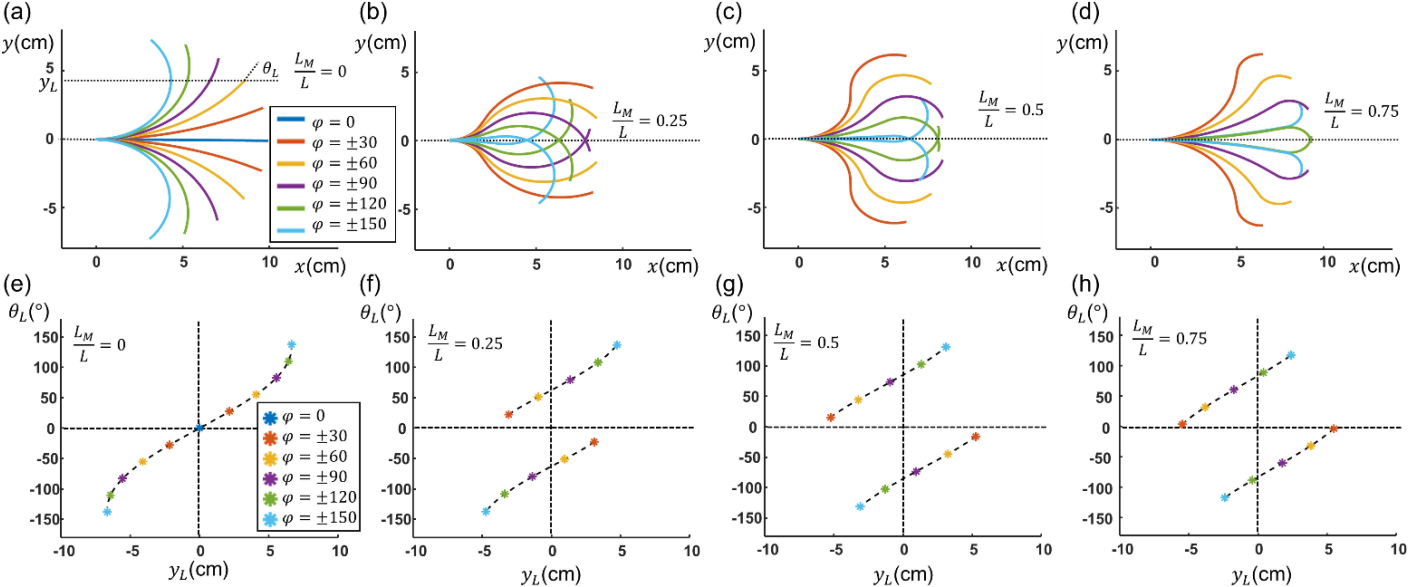
#> input picture data/force_model/fig_embed_0.jpeg, 4227 x 1761 px (shown at 1/3 size)
$ python digitize_fig3_paper.py
#> lines starting #> are read from the running program, lines starting #| are printed output that depends on the picture; after the words box and inside, x2 and y2 are one past the last pixel; in counts of white or black regions, pixels touching at a corner belong together
"""Fig.3(e)-(h) 전체 패널에서 축 라벨 텍스트 블롭으로 픽셀<->데이터 캘리브레이션을 구하고,
6가지 phi색상 마커의 중심좌표를 검출해 (LM/L, phi) -> (yL_cm, thetaL_deg) 테이블을 만든다."""
import json
import numpy as np
from PIL import Image
from scipy import ndimage

SRC = Image.open("../../data/force_model/fig_embed_0.jpeg").convert("RGB")
#> SRC is the input picture: PIL image 4227x1761 RGB; mean R, G, B 245.2, 244.9, 244.3
W, H = SRC.size
#> W = 4227; H = 1761

COLORS = {
    0:   (0, 114, 189),
    30:  (217, 83, 25),
    60:  (237, 177, 32),
    90:  (126, 47, 142),
    120: (119, 172, 48),
    150: (77, 190, 238),
}

# 좌측 축 세로선(spine)의 절대 x픽셀 위치(연속run 검출로 실측, _find_spine.py 결과)
SPINES = {0.0: 182, 0.25: 1239, 0.5: 2293, 0.75: 3359}

# spine 기준으로 모든 패널에 동일한 상대 배치 적용: spine이 crop 내 rel=150에 오도록
PANEL_CROPS = {ratio: (sp - 150, 850, sp + 900, 1761) for ratio, sp in SPINES.items()}

Y_VALUES = [150, 100, 50, 0, -50, -100, -150]
X_VALUES = [-10, -5, 0, 5, 10]


def blobs(mask, min_size, dilate=8):
    d = ndimage.binary_dilation(mask, iterations=dilate)
    labeled, n = ndimage.label(d)
    out = []
    for i in range(1, n + 1):
        ys, xs = np.where(labeled == i)
        if len(ys) < min_size:
            continue
        out.append((ys.mean(), xs.mean(), len(ys)))
    return out


def calibrate_axes(arr):
    """crop 배열(H,W,3) 안에서 y축(좌측 0~85열), x축(하단 750~800행) 라벨을 찾아 선형변환 계수 반환."""
    gray = arr.mean(axis=2)
    dark = gray < 140

    # y축: spine(rel=150) 기준 좌측(20~130) 스트립. title 텍스트 섞여 나오면 마지막 7개만 채택
    sub_y = dark[90:730, 20:130]
    cy = blobs(sub_y, min_size=15)
    cy.sort(key=lambda c: c[0])
    if len(cy) > len(Y_VALUES):
        cy = cy[-len(Y_VALUES):]
    assert len(cy) == len(Y_VALUES), f"y라벨 개수 불일치: {len(cy)}"
    rows = np.array([c[0] + 90 for c in cy])
    # 선형회귀: value = a*row + b
    a_y, b_y = np.polyfit(rows, Y_VALUES, 1)

    # x축: 하단 스트립(크롭 전체 폭). 큰 이상치(대시선과 겹친 '0') 제외
    sub_x = dark[750:800, :]
    cx = blobs(sub_x, min_size=15)
    cx = [c for c in cx if c[2] < 5000]
    cx.sort(key=lambda c: c[1])
    assert len(cx) == len(X_VALUES), f"x라벨 개수 불일치: {len(cx)} {cx}"
    cols = np.array([c[1] + 0 for c in cx])
    a_x, b_x = np.polyfit(cols, X_VALUES, 1)

    return (a_x, b_x), (a_y, b_y)


def extract_markers(arr, xcal, ycal, exclude_box=None):
    """exclude_box: (row0,row1,col0,col1) - 이 사각형 안의 픽셀은 범례 아이콘으로 간주하고 제외."""
    a_x, b_x = xcal
    a_y, b_y = ycal
    rgb = arr.astype(np.int16)
    found = {}
    for phi_mag, color in COLORS.items():
        dist = np.sqrt(((rgb - np.array(color)) ** 2).sum(axis=2))
        mask = dist < 45
        if exclude_box is not None:
            r0, r1, c0, c1 = exclude_box
            mask[r0:r1, c0:c1] = False
        comps = blobs(mask, min_size=60, dilate=6)
        # 같은 라벨(phi)에 여러 블롭이 잡히면(노이즈) 가장 큰 것만 채택
        candidates = {}
        for row, col, sz in comps:
            yL = a_x * col + b_x
            thL = a_y * row + b_y
            label = 0 if phi_mag == 0 else (phi_mag if thL >= 0 else -phi_mag)
            if label not in candidates or sz > candidates[label][2]:
                candidates[label] = (round(float(yL), 3), round(float(thL), 2), int(sz))
        found.update(candidates)
    return found


results = {}
for ratio, box in PANEL_CROPS.items():
    crop = SRC.crop(box)
    arr = np.array(crop)
    xcal, ycal = calibrate_axes(arr)
    # LM/L=0 패널에만 범례 상자(같은 6색 아이콘)가 있어 마커 검출과 혼동됨 -> 그 영역 제외
    exclude = (300, 760, 480, 1080) if ratio == 0.0 else None
    markers = extract_markers(arr, xcal, ycal, exclude_box=exclude)
    results[ratio] = markers
    print(f"\n=== LM/L={ratio} ===")
    for phi in sorted(markers, key=lambda k: (abs(k), k)):
        yL, thL, sz = markers[phi]
        print(f"  phi={phi:5d}  yL={yL:7.3f} cm  theta_L={thL:8.2f} deg  (blob px={sz})")
#> this loop made 4 passes
#> (rows in calibrate_axes, cols in calibrate_axes, ycal) on passes 1 to 4: ([160.7, 251.6, 342.8, 435.1, 525.6, 617.7, 707.1], [168.9, 373.5, 569.2, 778.7, 989.3], (-0.548, 238.1)), ([160.6, 251.5, 342.8, 435.2, 525.5, 617.7, 706.9], [168.3, 371.9, 567.9, 776.9, 988.2], (-0.548, 238.1)), ([157.3, 247.3, 339.1, 431.2, 522.1, 613.1, 703.5], [169.5, 373.1, 569.2, 778.2, 989.2], (-0.548, 236)), ([159.6, 249.9, 342, 433.9, 524.4, 615.8, 705.8], [164.2, 368.1, 568.1, 776.7, 1013], (-0.548, 237.5))
#> pass 1, `crop = SRC.crop(box)`:
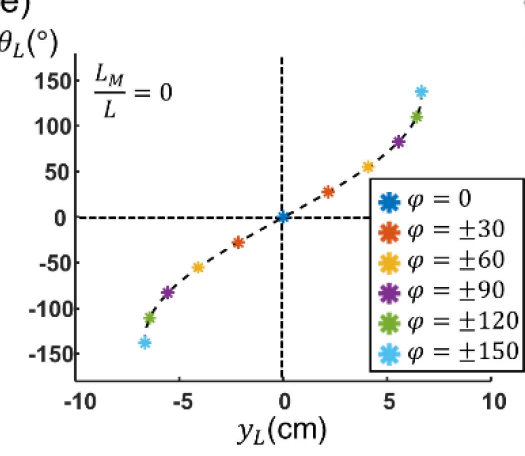
#> crop: PIL image 1050x911 RGB (shown at 1/2 size); mean R, G, B 242.4, 242.4, 242.1
#> pass 1, in calibrate_axes, `dark = gray < 140`:
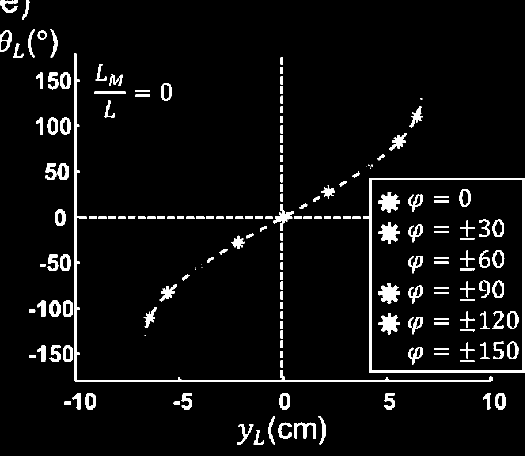
#> dark: shape (911, 1050) bool (shown at 1/2 size); 5.1% white; 197 white regions (27 under 20 px), largest, box (x1, y1, x2, y2) and area: (726, 357, 1050, 745) 6354, (148, 107, 985, 764) 6276, (757, 384, 800, 425) 1019
#> pass 1, in calibrate_axes, `sub_y = dark[90:730, 20:130]`:
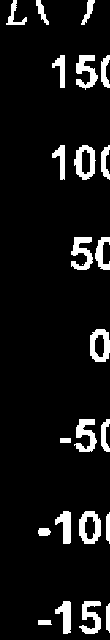
#> sub_y: shape (640, 110) bool; 8% white; 24 white regions (1 under 20 px), largest, box (x1, y1, x2, y2) and area: (79, 511, 101, 544) 429, (74, 145, 96, 180) 418, (76, 55, 98, 90) 414
#> after the loop:
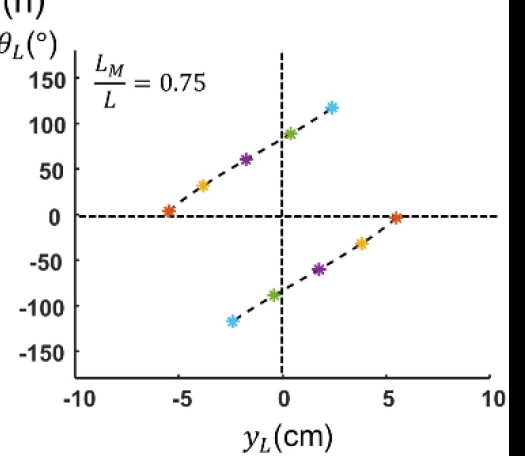
#> arr: shape (911, 1050, 3) (shown at 1/2 size); mean R, G, B 239.1, 239, 238.8
#> after the loop, results = 4 items

with open("../../data/force_model/fig3_digitized.json", "w", encoding="utf-8") as f:
    json.dump({str(k): {str(kk): vv for kk, vv in v.items()} for k, v in results.items()}, f,
               indent=2, ensure_ascii=False)
print("\n저장: ../../data/force_model/fig3_digitized.json")
